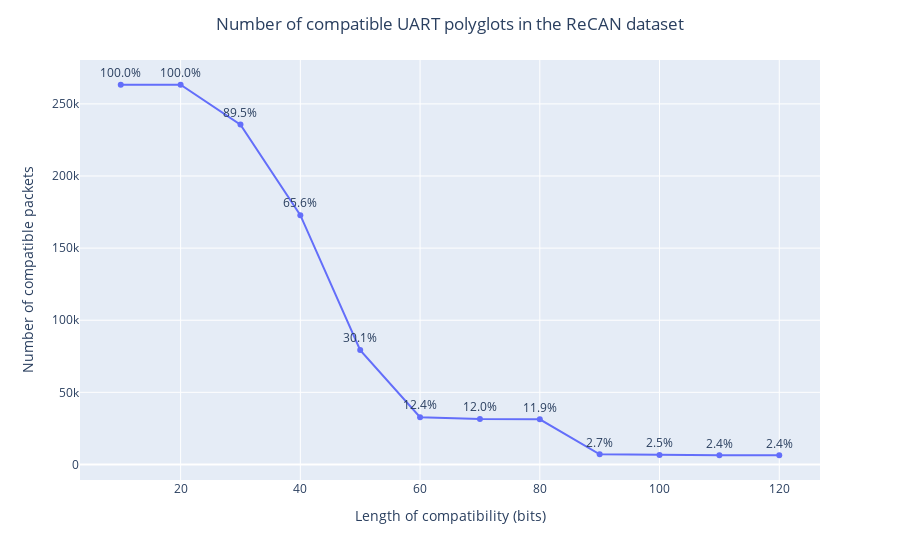

Here is the notebook cell this chart was saved with:
### Code cell
import plotly.express as px
df = px.data.tips()

frame = { 'Number of compatible packets': datapoints, 'Length of compatibility (bits)': range(10, 130, 10), 'Precentage': n }
result = pd.DataFrame(frame)

df = result

fig = px.line(df, y="Number of compatible packets", x="Length of compatibility (bits)", text="Precentage", markers=True)
fig.update_traces(textposition='top center')
fig.update_layout(title_text='Number of compatible UART polyglots in the ReCAN dataset', title_x=0.5)
fig.show()
fig.write_image("uart.pdf")

### Figure 1 — Plotly figure (JSON) as saved in the notebook; plotly's stock layout.template omitted (floating-point values rounded to 4 significant figures)
{"data": [{"hovertemplate": "Length of compatibility (bits)=%{x}<br>Number of compatible packets=%{y}<br>Precentage=%{text}<extra></extra>", "legendgroup": "", "line": {"color": "#636efa", "dash": "solid"}, "marker": {"symbol": "circle"}, "mode": "lines+text+markers", "name": "", "orientation": "v", "showlegend": false, "text": ["100.0%", "100.0%", "89.5%", "65.6%", "30.1%", "12.4%", "12.0%", "11.9%", "2.7%", "2.5%", "2.4%", "2.4%"], "textposition": "top center", "type": "scatter", "x": [10, 20, 30, 40, 50, 60, 70, 80, 90, 100, 110, 120], "xaxis": "x", "y": [263269, 263265, 235623, 172817, 79279, 32776, 31569, 31313, 7067, 6620, 6383, 6383], "yaxis": "y"}], "layout": {"legend": {"tracegroupgap": 0}, "margin": {"t": 60}, "title": {"text": "Number of compatible UART polyglots in the ReCAN dataset", "x": 0.5}, "xaxis": {"anchor": "y", "domain": [0, 1], "title": {"text": "Length of compatibility (bits)"}}, "yaxis": {"anchor": "x", "domain": [0, 1], "title": {"text": "Number of compatible packets"}}}}
